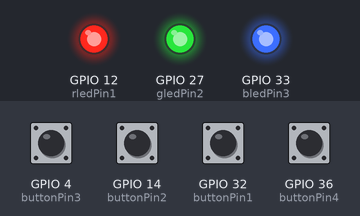
Simulated run of this sketch. Board: ESP32. On the bench: output pins drawn as LEDs (lit = HIGH). The test bench sets the inputs (shaded band); at power-on: GPIO 4 (buttonPin3), GPIO 14 (buttonPin2), GPIO 32 (buttonPin1), GPIO 36 (buttonPin4) LOW. What the sketch prints to the serial monitor is not drawn.

Above: at 1.2 s.
1.3 s: GPIO 4 (buttonPin3) pulled HIGH for 0.15 s
4.3 s: GPIO 14 (buttonPin2) pulled HIGH for 0.15 s
7.3 s: GPIO 32 (buttonPin1) pulled HIGH for 0.15 s
10.4 s: GPIO 4 (buttonPin3) pulled HIGH for 1 s
At 10.89 s:
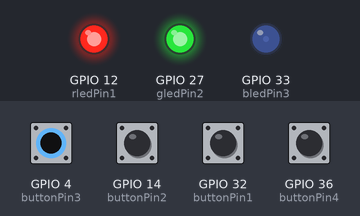
13.4 s: GPIO 14 (buttonPin2) pulled HIGH for 1 s
At 13.59 s:
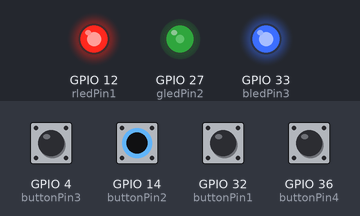
16.4 s: GPIO 4 (buttonPin3) pulled HIGH for 1 s
At 16.89 s:
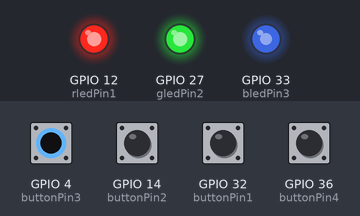
Timing chart, 0 to 32.6 s (numbered marks = the images above; inputs shaded):
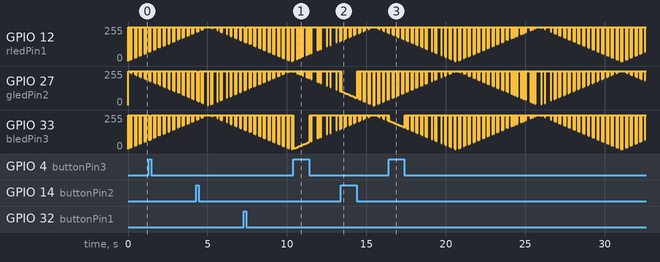

The sketch:

p01_btnbox_behaviors1.ino
```cpp
// This version includes btn triggered behaviors as well as a 'sleep' sequence
// Based on the ESP32 logic so the led pwms works differenly. see ledcAnalogWrite at the bottom
// Also again notice there is a simple ledbuffer, which provides a more robust way of controlling the
// leds given different behaviours one can use.

#include <TaskScheduler.h>

// which Device/Box are we coding for? Each box should be labeled on the back.
byte deviceNum = 2;

const byte rledPin1 = 12;  //A11  Red
const byte gledPin2 = 27; //A10   Grn
const byte bledPin3 = 33; //A9    Blu

const int buttonPin1 = 32; //A7 button
const int buttonPin2 = 14; //A6 button
const int buttonPin3 = 4;  //A5 button
const int buttonPin4 = 36; //A4 button

boolean buttonState1 = 0;
boolean buttonState2 = 0;
boolean buttonState3 = 0;
boolean buttonState4 = 0;

int led_buffer[3] = {0, 0, 0};

int led_logic[4][3] = {{255, 0, 0},
                       {0, 255, 0},
                       {0, 0, 255},
                       {255, 0, 255}
};

// btn logic for all devices (boxes). Where 1 is normally open , and 0 is normally closed.
boolean btn_logic[4][4] = {{1, 1, 1, 1},  //box 1 btn logic
                           {0, 0, 0, 1},  //box 2 btn logic
                           {1, 1, 1, 1},  //box 3 btn logic
                           {1, 1, 0, 1}}; //box 4 btn logic


//sleep vars
bool sleepState = true;
int lumi = 0;
int fadeAmount1 = 0;
bool dirUp1 = true;


// Callback methods prototypes
void btnCb();
void ledCb();
void sleepCb();
void sleepBhvCb();

//Tasks
Task btnTask(20, TASK_FOREVER, &btnCb);
Task ledTask(30, TASK_FOREVER, &ledCb);
Task sleepTimeTask(1000, 20, &sleepCb);
Task sleepBhvTask(100, TASK_FOREVER, &sleepBhvCb);

Scheduler runner;

void setup () {
  Serial.begin(115200);
  Serial.println("Scheduler TEST");

  // Remember the its device number -1 , i.e. Box 2 is 1, etc
  // as we are adjusting for array being 0-based
  deviceNum = deviceNum - 1;

  ledcAttachPin(rledPin1, 1); // assign RGB led pins to channels
  ledcAttachPin(gledPin2, 2);
  ledcAttachPin(bledPin3, 3);

  // Initialize channels
  // channels 0-15, resolution 1-16 bits, freq limits depend on resolution
  // ledcSetup(uint8_t channel, uint32_t freq, uint8_t resolution_bits);
  ledcSetup(1, 12000, 8); // 12 kHz PWM, 8-bit resolution
  ledcSetup(2, 12000, 8);
  ledcSetup(3, 12000, 8);

  runner.init();
  Serial.println("Initialized scheduler");

  runner.addTask(ledTask);
  runner.addTask(btnTask);
  runner.addTask(sleepTimeTask);
  runner.addTask(sleepBhvTask);
  ledTask.enable();
  btnTask.enable();
 // sleepTimeTask.enable();
  sleepBhvTask.enable();

  Serial.println("tasks added and enabled");

  pinMode(buttonPin1, INPUT);
  pinMode(buttonPin2, INPUT);
  pinMode(buttonPin3, INPUT);
  pinMode(buttonPin4, INPUT);
}
void loop () {
  runner.execute();
}


////////////////// Tasks ////////////////////


void btnCb() {

  // starting with all being reset unless we are in sleep state

  if (!sleepState) {
  led_buffer[0] = 0;
  led_buffer[1] = 0;
  led_buffer[2] = 0;
  }

  Serial.print("t1: --- ");

  buttonState1 = digitalRead(buttonPin1);
  if (buttonState1 == btn_logic[deviceNum][0]) {
   // Serial.println("11111111 is PRESSED--");
    led_buffer[0] = 255;  // red on
  }


  buttonState2 = digitalRead(buttonPin2);
  if (buttonState2 == btn_logic[deviceNum][1]) {
   // Serial.println(" 22222222 is PRESSED--");
    led_buffer[1] = 255; // grn on
  }


  buttonState3 = digitalRead(buttonPin3);
  if (buttonState3 == btn_logic[deviceNum][2]) {
   // Serial.println(" 3333333 is PRESSED--");
    led_buffer[2] = 255;  // blu on
  }

  buttonState4 = digitalRead(buttonPin4);
  if (buttonState4 == btn_logic[deviceNum][3]) {
   // Serial.println(" 444444 is PRESSED--");
    led_buffer[0] = 255;  // red and blu on to make purple
    led_buffer[2] = 255;
  }

}

// this does nothing but update what is the simple ledbuffer.
void ledCb() {
  //Serial.println("update led: --- ");
    //uint32_t duty = (8191 / 255) * min(0, 255);

  ledcWrite(1, led_buffer[0]);
  ledcWrite(2, led_buffer[1]);
  ledcWrite(3, led_buffer[2]);

}

void sleepCb() {


}

void sleepBhvCb(){

//  bounce code
  if (dirUp1 == true) {
    fadeAmount1+= 5;
    if (fadeAmount1 > 255 )  {
       fadeAmount1 = 255;
       dirUp1 = false;
    }

  } else {

    fadeAmount1-= 5;
    if (fadeAmount1 < 0 )  {
       fadeAmount1 = 0;
       dirUp1 = true;
    }

  }

//  Serial.println(fadeAmount1);

   led_buffer[0] = fadeAmount1;
   led_buffer[1] = 255-fadeAmount1;
   led_buffer[2] = fadeAmount1;

 }


void ledcAnalogWrite(uint8_t channel, uint32_t value, uint32_t valueMax = 255) {
  // calculate duty, 8191 from 2 ^ 13 - 1
  uint32_t duty = (8191 / valueMax) * min(value, valueMax);
  // write duty to LEDC
  ledcWrite(channel, duty);
}
```
